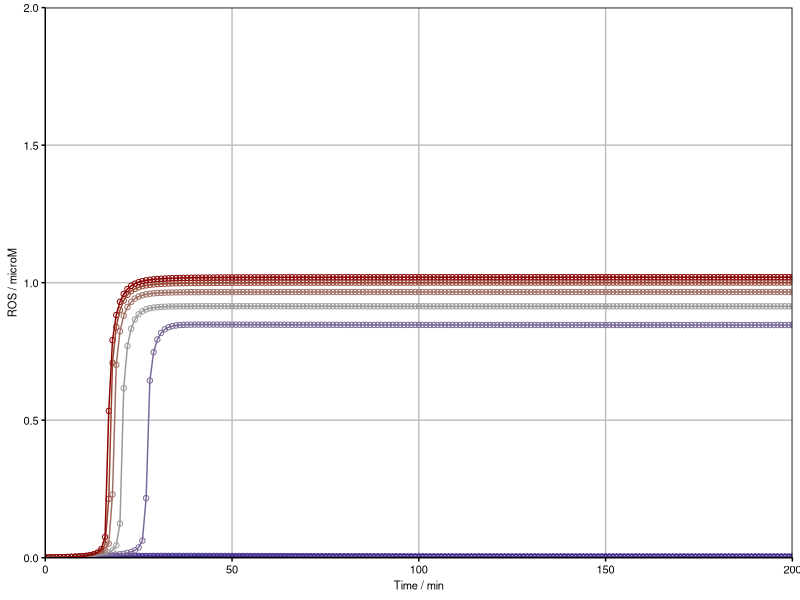
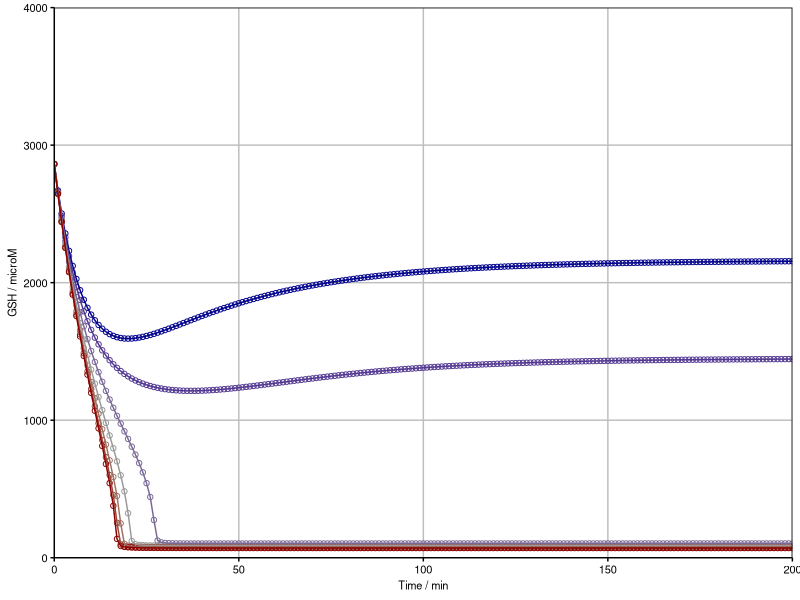
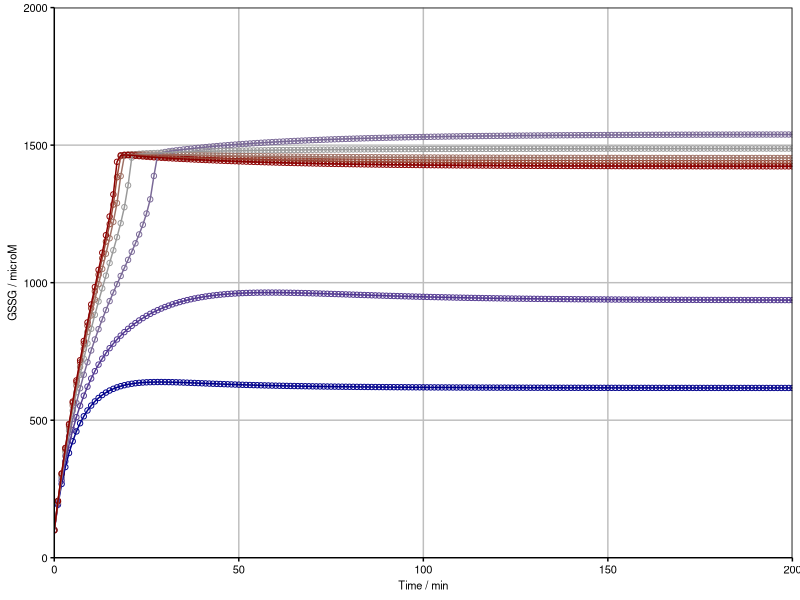
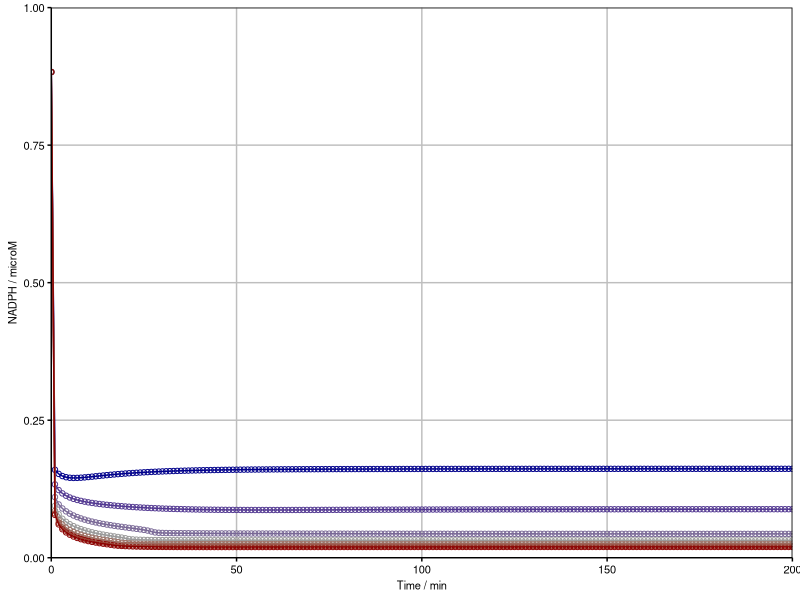
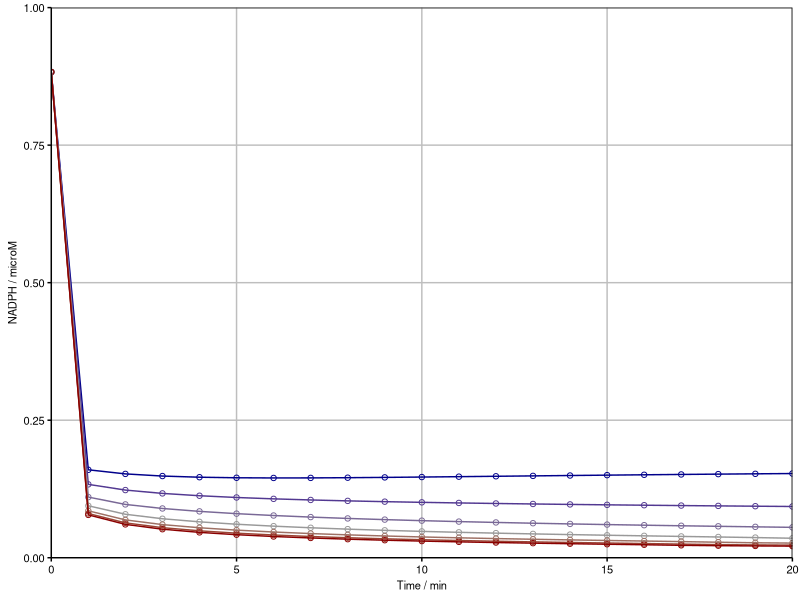
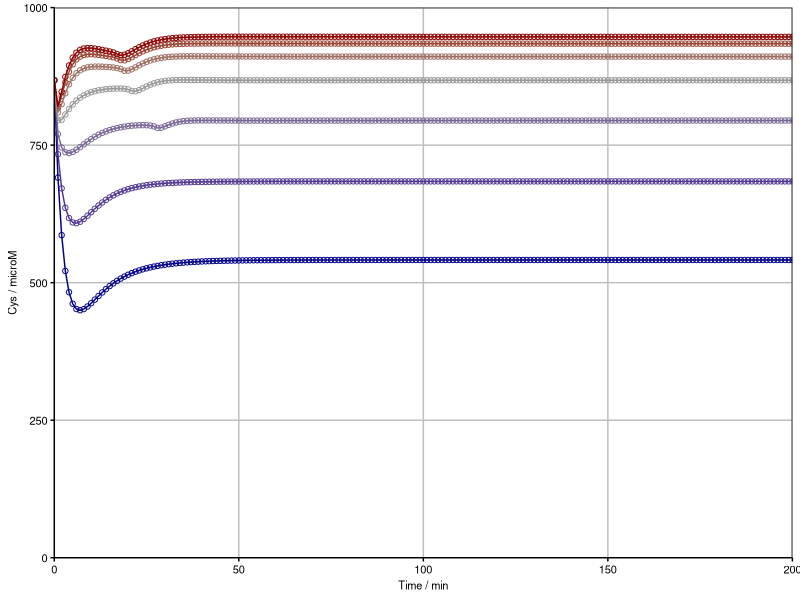
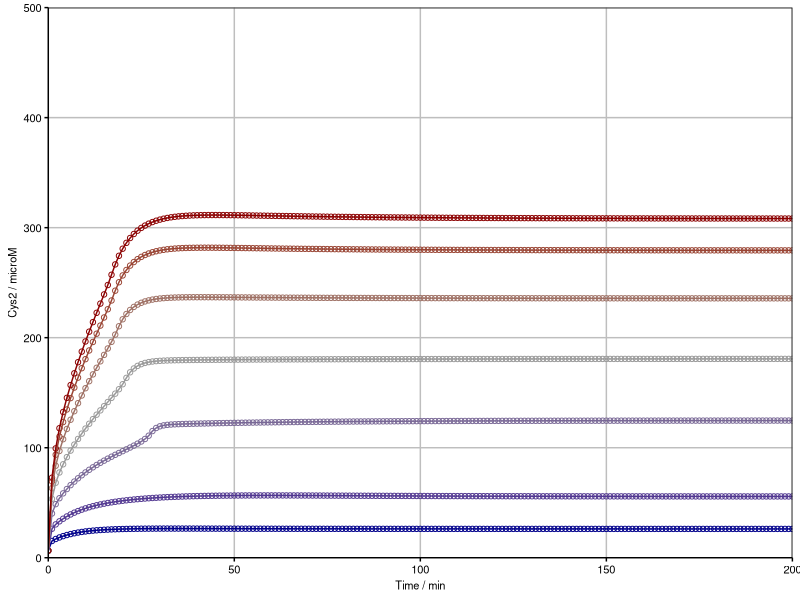
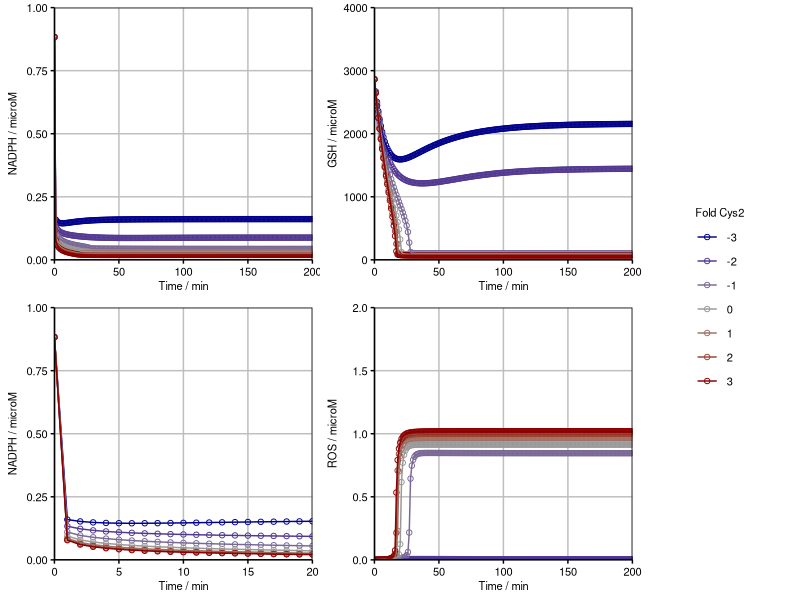

Write the R code that produced these figures, in order.
##### read data
#### set working directory
# setwd("D:/Lab_SHC_files/ROS_model/009_afterDiscussionLCD/Fig2")

#### read data
sol <- read.table("ROS_v6_TimeEvolution_ndsolve_4-3_out.txt", header = TRUE, sep = "\t") 

#### convert from character type to numeric type
sol <- apply(sol, MARGIN = 2, FUN = as.numeric)
sol <- as.data.frame(sol)

##### libraries
library("ggplot2")
library("cowplot")
library("viridis")
library("ggrepel")

##### plot themes
gtheme <- theme(
	axis.line = element_line(color = "black"), 
	axis.ticks = element_line(color = "black"), 
	axis.text = element_text(color = "black", size = 8), 
	axis.title = element_text(color = "black", size = 8), 
	legend.key = element_rect(fill = "white"), 
	legend.text = element_text(color = "black", size = 8), 
	legend.title = element_text(color = "black", size = 8), 
	panel.grid.major = element_line(color = "grey"), 
	panel.grid.minor = element_line(color = NA), 
	panel.background = element_rect(fill = "white"), 
	panel.border = element_rect(fill = NA, color = "black"), 
	plot.title = element_text(color = "black", size = 8),
	strip.background = element_rect(colour = "black", fill = "white"),
	strip.text.x = element_text(color = "black", size = 8),
	strip.text.y = element_text(color = "black", size = 8))
	
##### plot data
#### ROS
p1a <- ggplot(data = sol, aes(x = t, y = ros.t., group = x, color = log2(x)))
p1b <- p1a + geom_point(shape = 1) + geom_path() + coord_cartesian(xlim = c(0, 200), ylim = c(0, 2))
p1c <- p1b + scale_x_continuous(expand = c(0, 0), name = "Time / min") + scale_y_continuous(expand = c(0, 0), name = "ROS / microM") + scale_color_gradient2(name = "Fold Cys2", guide = "legend", high = "darkred", low = "darkblue", mid = "grey60", breaks = seq(-3, 3, 1))
p1d <- p1c + gtheme
p1e <- p1d + theme(legend.position = "none")
p1e

leg <- get_legend(p1d)

#### GSH
p2a <- ggplot(data = sol, aes(x = t, y = gsh.t., group = x, color = log2(x)))
p2b <- p2a + geom_point(shape = 1) + geom_path() + coord_cartesian(xlim = c(0, 200), ylim = c(0, 4000))
p2c <- p2b + scale_x_continuous(expand = c(0, 0), name = "Time / min") + scale_y_continuous(expand = c(0, 0), name = "GSH / microM") + scale_color_gradient2(name = "Fold Cys2", guide = "legend", high = "darkred", low = "darkblue", mid = "grey60", breaks = seq(-3, 3, 1))
p2d <- p2c + gtheme
p2e <- p2d + theme(legend.position = "none")
p2e

#### GSSG
p3a <- ggplot(data = sol, aes(x = t, y = gssg.t., group = x, color = log2(x)))
p3b <- p3a + geom_point(shape = 1) + geom_path() + coord_cartesian(xlim = c(0, 200), ylim = c(0, 2000))
p3c <- p3b + scale_x_continuous(expand = c(0, 0), name = "Time / min") + scale_y_continuous(expand = c(0, 0), name = "GSSG / microM") + scale_color_gradient2(name = "Fold Cys2", guide = "legend", high = "darkred", low = "darkblue", mid = "grey60", breaks = seq(-3, 3, 1))
p3d <- p3c + gtheme
p3e <- p3d + theme(legend.position = "none")
p3e

#### NADPH
p4a <- ggplot(data = sol, aes(x = t, y = nadph.t., group = x, color = log2(x)))
p4b <- p4a + geom_point(shape = 1) + geom_path() + coord_cartesian(xlim = c(0, 200), ylim = c(0, 1))
p4c <- p4b + scale_x_continuous(expand = c(0, 0), name = "Time / min") + scale_y_continuous(expand = c(0, 0), name = "NADPH / microM") + scale_color_gradient2(name = "Fold Cys2", guide = "legend", high = "darkred", low = "darkblue", mid = "grey60", breaks = seq(-3, 3, 1))
p4d <- p4c + gtheme
p4e <- p4d + theme(legend.position = "none")
p4e

p4a <- ggplot(data = sol, aes(x = t, y = nadph.t., group = x, color = log2(x)))
p4b2 <- p4a + geom_point(shape = 1) + geom_path() + coord_cartesian(xlim = c(0, 20), ylim = c(0, 1))
p4c2 <- p4b2 + scale_x_continuous(expand = c(0, 0), name = "Time / min") + scale_y_continuous(expand = c(0, 0), name = "NADPH / microM") + scale_color_gradient2(name = "Fold Cys2", guide = "legend", high = "darkred", low = "darkblue", mid = "grey60", breaks = seq(-3, 3, 1))
p4d2 <- p4c2 + gtheme
p4e2 <- p4d2 + theme(legend.position = "none")
p4e2

#### Cys
p5a <- ggplot(data = sol, aes(x = t, y = cys.t., group = x, color = log2(x)))
p5b <- p5a + geom_point(shape = 1) + geom_path() + coord_cartesian(xlim = c(0, 200), ylim = c(0, 1000))
p5c <- p5b + scale_x_continuous(expand = c(0, 0), name = "Time / min") + scale_y_continuous(expand = c(0, 0), name = "Cys / microM") + scale_color_gradient2(name = "Fold Cys2", guide = "legend", high = "darkred", low = "darkblue", mid = "grey60", breaks = seq(-3, 3, 1))
p5d <- p5c + gtheme
p5e <- p5d + theme(legend.position = "none")
p5e

#### Cys2
p6a <- ggplot(data = sol, aes(x = t, y = cys2.t., group = x, color = log2(x)))
p6b <- p6a + geom_point(shape = 1) + geom_path() + coord_cartesian(xlim = c(0, 200), ylim = c(0, 500))
p6c <- p6b + scale_x_continuous(expand = c(0, 0), name = "Time / min") + scale_y_continuous(expand = c(0, 0), name = "Cys2 / microM") + scale_color_gradient2(name = "Fold Cys2", guide = "legend", high = "darkred", low = "darkblue", mid = "grey60", breaks = seq(-3, 3, 1))
p6d <- p6c + gtheme
p6e <- p6d + theme(legend.position = "none")
p6e

##### assemble subplots
ap1a <- plot_grid(p4e, p2e, p4e2, p1e, nrow = 2, align = "hv")#, axis = "tblr")
ap1b <- plot_grid(ap1a, leg, rel_widths = c(8, 2))
ap1b
ggsave2("ROS_v6_TimeEvolution_ndsolve_4-3_plot_1.pdf", width = 5, height = 2.4, units = "in", dpi = 600)

ap1c <- plot_grid(p2e, p3e, p5e, p6e, nrow = 2, align = "hv", axis = "tblr")
ap1d <- plot_grid(ap1c, leg, rel_widths = c(8, 2))
ap1d
ggsave2("ROS_v6_TimeEvolution_ndsolve_4-3_plot_2.pdf", width = 5, height = 2.4, units = "in", dpi = 600)

##### initial rates and redox catastrophe time 
#### maximal d ros / d t
soly <- NA

for(i in 1:length(unique(sol$x))){

	tmp <- sol[which(sol$x == unique(sol$x)[i]), ]
	soly <- rbind(soly, tmp[which.max(tmp$ros..t.), c("t", "ros..t.", "x")])
	rm(tmp)

}

soly <- soly[-1, ]
colnames(soly) <- c("tmax", "ros..t.max", "xmax")

#### d ros / d t and catastrophe time
### initial d ros / d t
sol01 <- sol[which(sol$t == 0), c("t", "ros..t.", "x")] ### very negative ros'[t] due to loss of glc contribution to ros production
sol11 <- sol[which(sol$t == 1), c("t", "ros..t.", "x")] ### the "initial" rate "after glc deprivation" 
solx1 <- cbind(sol01, sol11)
colnames(solx1) <- c("t0", "ros..t.0", "x0", "t1", "ros..t.1", "x1")

solz1 <- cbind(solx1, soly)

### plot
p7a <- ggplot(data = solz1, aes(x = ros..t.1, y = tmax, color = log2(xmax)))
p7b <- p7a + geom_point() + coord_cartesian(ylim = c(0, 100))
p7c <- p7b + scale_x_continuous(name = "Init. dROS / dt / (microM / min)") + scale_y_continuous(expand = c(0, 0), name = "Tmax / min") + scale_color_gradient2(name = "Fold Cys2", guide = "legend", high = "darkred", low = "darkblue", mid = "grey60", breaks = seq(-3, 3, 1))
p7d <- p7c + gtheme
p7e <- p7d + theme(legend.position = "none")
p7e

#### d gsh / d t and catastrophe time
### initial d gsh / d t
sol02 <- sol[which(sol$t == 0), c("t", "gsh..t.", "x")] ### very negative gsh'[t] due to loss of glc contribution to gsh production
sol12 <- sol[which(sol$t == 1), c("t", "gsh..t.", "x")] ### the "initial" rate "after glc deprivation" 
solx2 <- cbind(sol02, sol12)
colnames(solx2) <- c("t0", "gsh..t.0", "x0", "t1", "gsh..t.1", "x1")

solz2 <- cbind(solx2, soly)

### plot
p8a <- ggplot(data = solz2, aes(x = gsh..t.1, y = tmax, color = log2(xmax)))
p8b <- p8a + geom_point() + coord_cartesian(ylim = c(0, 100))
p8c <- p8b + scale_x_continuous(name = "Init. dGSH / dt / (microM / min)") + scale_y_continuous(expand = c(0, 0), name = "Tmax / min") + scale_color_gradient2(name = "Fold Cys2", guide = "legend", high = "darkred", low = "darkblue", mid = "grey60", breaks = seq(-3, 3, 1))
p8d <- p8c + gtheme
p8e <- p8d + theme(legend.position = "none")
p8e

#### d cys2 / d t and catastrophe time
### initial d cys2 / d t
sol03 <- sol[which(sol$t == 0), c("t", "cys2..t.", "x")] ### very negative cys2'[t] due to loss of glc contribution to cys2 production
sol13 <- sol[which(sol$t == 1), c("t", "cys2..t.", "x")] ### the "initial" rate "after glc deprivation" 
solx3 <- cbind(sol03, sol13)
colnames(solx3) <- c("t0", "cys2..t.0", "x0", "t1", "cys2..t.1", "x1")

solz3 <- cbind(solx3, soly)

### plot
p9a <- ggplot(data = solz3, aes(x = cys2..t.1, y = tmax, color = log2(xmax)))
p9b <- p9a + geom_point() + coord_cartesian(ylim = c(0, 100))
p9c <- p9b + scale_x_continuous(name = "Init. dCys2 / dt / (microM / min)") + scale_y_continuous(expand = c(0, 0), name = "Tmax / min") + scale_color_gradient2(name = "Fold Cys2", guide = "legend", high = "darkred", low = "darkblue", mid = "grey60", breaks = seq(-3, 3, 1))
p9d <- p9c + gtheme
p9e <- p9d + theme(legend.position = "none")
p9e

#### d nadph / d t and catastrophe time
### initial d nadph / d t
sol04 <- sol[which(sol$t == 0), c("t", "nadph..t.", "x")] ### very negative nadph'[t] due to loss of glc contribution to nadph production
sol14 <- sol[which(sol$t == 1), c("t", "nadph..t.", "x")] ### the "initial" rate "after glc deprivation" 
solx4 <- cbind(sol04, sol14)
colnames(solx4) <- c("t0", "nadph..t.0", "x0", "t1", "nadph..t.1", "x1")

solz4 <- cbind(solx4, soly)

### plot
p10a <- ggplot(data = solz4, aes(x = nadph..t.1, y = tmax, color = log2(xmax)))
p10b <- p10a + geom_point() + coord_cartesian(ylim = c(0, 100))
p10c <- p10b + scale_x_continuous(name = "Init. dNADPH / dt / (microM / min)") + scale_y_continuous(expand = c(0, 0), name = "Tmax / min") + scale_color_gradient2(name = "Fold Cys2", guide = "legend", high = "darkred", low = "darkblue", mid = "grey60", breaks = seq(-3, 3, 1))
p10d <- p10c + gtheme
p10e <- p10d + theme(legend.position = "none")
p10e

##### assemble subplots
ap1e <- plot_grid(p7e, p8e, p9e, p10e, ncol = 1, align = "hv", axis = "tblr")
ap1e
ggsave2("ROS_v6_TimeEvolution_ndsolve_4-3_plot_3.pdf", width = 2, height = 4.8, units = "in", dpi = 600)
